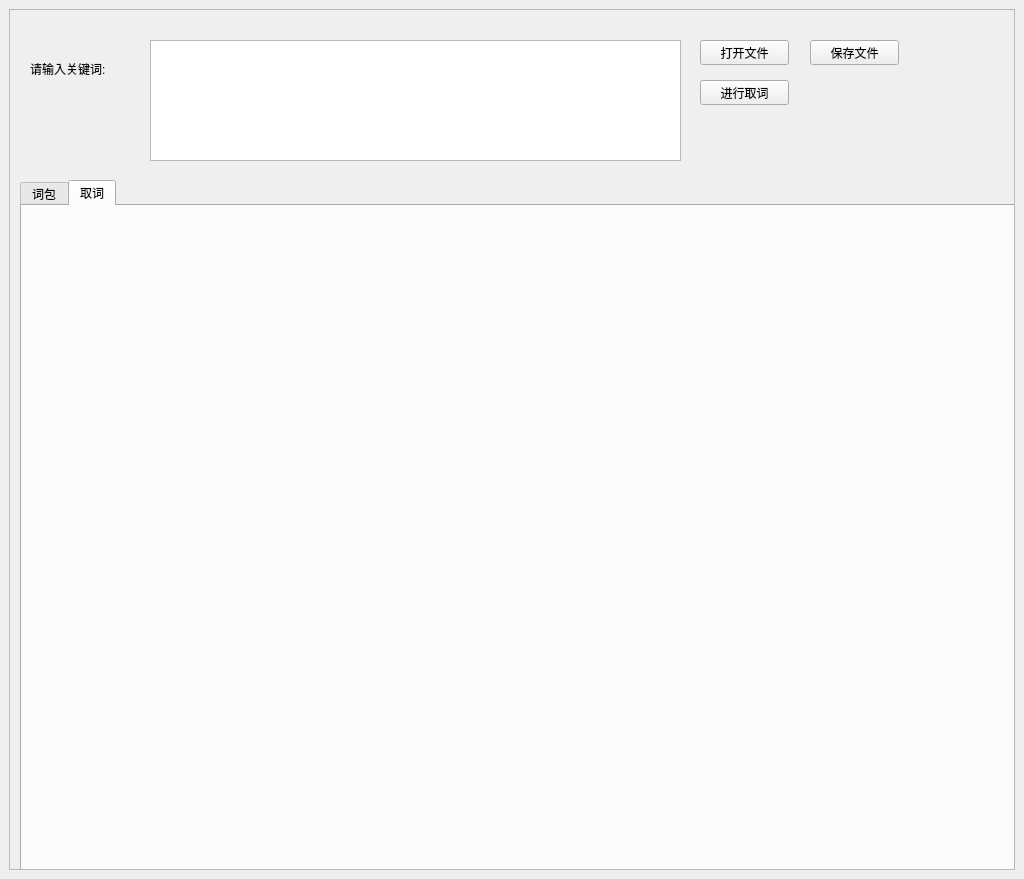
<?xml version="1.0" encoding="UTF-8"?>
<ui version="4.0">
 <class>MainWindow</class>
 <widget class="QMainWindow" name="MainWindow">
  <property name="geometry">
   <rect>
    <x>0</x>
    <y>0</y>
    <width>1024</width>
    <height>879</height>
   </rect>
  </property>
  <property name="windowTitle">
   <string>MainWindow</string>
  </property>
  <widget class="QWidget" name="centralWidget">
   <layout class="QVBoxLayout" name="verticalLayout">
    <item>
     <widget class="QScrollArea" name="sa">
      <property name="widgetResizable">
       <bool>true</bool>
      </property>
      <widget class="QWidget" name="scrollAreaWidgetContents">
       <property name="geometry">
        <rect>
         <x>0</x>
         <y>0</y>
         <width>1004</width>
         <height>859</height>
        </rect>
       </property>
       <property name="sizePolicy">
        <sizepolicy hsizetype="Preferred" vsizetype="Preferred">
         <horstretch>0</horstretch>
         <verstretch>0</verstretch>
        </sizepolicy>
       </property>
       <widget class="QTabWidget" name="tabWidget">
        <property name="geometry">
         <rect>
          <x>10</x>
          <y>170</y>
          <width>1001</width>
          <height>691</height>
         </rect>
        </property>
        <property name="currentIndex">
         <number>1</number>
        </property>
        <widget class="QWidget" name="tab_bag_word">
         <attribute name="title">
          <string>词包</string>
         </attribute>
         <widget class="QScrollArea" name="scrollArea">
          <property name="geometry">
           <rect>
            <x>0</x>
            <y>0</y>
            <width>991</width>
            <height>661</height>
           </rect>
          </property>
          <property name="widgetResizable">
           <bool>true</bool>
          </property>
          <widget class="QWidget" name="scrollAreaWidgetContents_2">
           <property name="geometry">
            <rect>
             <x>0</x>
             <y>0</y>
             <width>989</width>
             <height>659</height>
            </rect>
           </property>
           <widget class="QTableWidget" name="tableWidget_bag_word">
            <property name="geometry">
             <rect>
              <x>0</x>
              <y>0</y>
              <width>981</width>
              <height>661</height>
             </rect>
            </property>
           </widget>
          </widget>
         </widget>
        </widget>
        <widget class="QWidget" name="tab_process_word">
         <attribute name="title">
          <string>取词</string>
         </attribute>
        </widget>
       </widget>
       <widget class="QPlainTextEdit" name="plainTextEdit">
        <property name="geometry">
         <rect>
          <x>140</x>
          <y>30</y>
          <width>531</width>
          <height>121</height>
         </rect>
        </property>
       </widget>
       <widget class="QLabel" name="label">
        <property name="geometry">
         <rect>
          <x>20</x>
          <y>50</y>
          <width>101</width>
          <height>17</height>
         </rect>
        </property>
        <property name="text">
         <string>请输入关键词:</string>
        </property>
       </widget>
       <widget class="QPushButton" name="bt_process">
        <property name="geometry">
         <rect>
          <x>690</x>
          <y>70</y>
          <width>89</width>
          <height>25</height>
         </rect>
        </property>
        <property name="text">
         <string>进行取词</string>
        </property>
       </widget>
       <widget class="QPushButton" name="bt_open">
        <property name="geometry">
         <rect>
          <x>690</x>
          <y>30</y>
          <width>89</width>
          <height>25</height>
         </rect>
        </property>
        <property name="text">
         <string>打开文件</string>
        </property>
       </widget>
       <widget class="QPushButton" name="bt_save">
        <property name="geometry">
         <rect>
          <x>800</x>
          <y>30</y>
          <width>89</width>
          <height>25</height>
         </rect>
        </property>
        <property name="text">
         <string>保存文件</string>
        </property>
       </widget>
      </widget>
     </widget>
    </item>
   </layout>
  </widget>
 </widget>
 <resources/>
 <connections/>
</ui>
